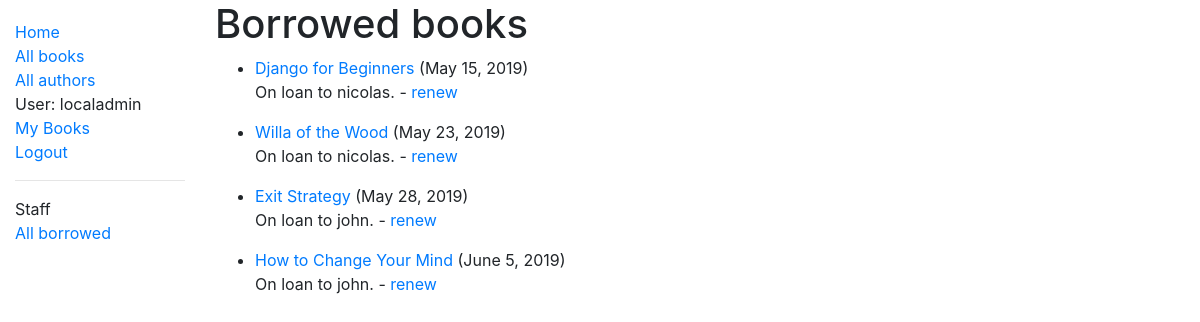
Page /catalog/loanedbooks/ (signed in) on the committed database.
### catalog/models.py (models this page shows, shortened)
class BookInstance(models.Model):
    id = models.UUIDField(primary_key=True, default=uuid.uuid4,
                          help_text='Unique ID for this particular book across the whole library')
    book = models.ForeignKey('Book', on_delete=models.SET_NULL, null=True)
    imprint = models.CharField(max_length=200)
    borrower = models.ForeignKey(User, on_delete=models.SET_NULL, null=True, blank=True)
    due_back = models.DateField(null=True, blank=True)
    LOAN_STATUS = (
        ('m', 'Maintenance'),
        ('o', 'On loan'),
        ('a', 'Available'),
        ('r', 'Reserved'),
    )
    status = models.CharField(max_length=1, choices=LOAN_STATUS, blank=True,
                              default='m', help_text='Book availability')
    class Meta:
        ordering = ['due_back']
        permissions = (
            ('can_mark_returned', 'Set book as returned'),
        )
    @property
    def is_overdue(self):
        if self.due_back and timezone.now().date() > self.due_back:
            return True
        return False

class Book(models.Model):
    title = models.CharField(max_length=200)
    subtitle = models.CharField(max_length=200, blank=True, null=True)
    author = models.ForeignKey('Author', on_delete=models.SET_NULL, null=True)
    summary = models.TextField(max_length=10000,
                               help_text='Enter a brief description of the book')
    isbn = models.CharField('ISBN', max_length=14,
                            help_text='13 Character <a href="https://www.isbn-international.org/content/what-isbn">ISBN number</a>')
    genre = models.ManyToManyField(Genre,
                                   help_text='Select a genre for this book')
    language = models.ForeignKey('Language', on_delete=models.SET_NULL, null=True)
    def display_genre(self):
        """Create a string for the Genre. This is required to display genre in Admin"""
        return ', '.join(genre.name for genre in self.genre.all()[:3])
    display_genre.short_description = 'genre'

### catalog/views.py (the view)
# urls.py: path('loanedbooks/', views.LoanedBooksListView.as_view(), name='borrowed'),
class LoanedBooksListView(PermissionRequiredMixin, generic.ListView):
    permission_required = 'catalog.can_mark_returned'
    model = BookInstance
    template_name = 'catalog/bookinstance_list_borrowed.html'
    paginate_by = 10
    def get_queryset(self):
        return BookInstance.objects.filter(status__exact='o').order_by('due_back')

### catalog/templates/catalog/bookinstance_list_borrowed.html
{% extends 'base_generic.html' %}
{% block content %}
    <h1>Borrowed books</h1>
    {% if bookinstance_list %}
        <ul>
            {% for bookinstance in bookinstance_list %}
                <li {% if bookinstance.is_overdue %}class="text-danger"{% endif %}>
                    <a href="{% url 'book-detail' bookinstance.book.pk %}">{{ bookinstance.book.title }}</a>
                    ({{ bookinstance.due_back }})
                    <p>On loan to {{ bookinstance.borrower }}. {% if perms.catalog.can_mark_returned %} - <a
                            href="{% url 'renew-book-librarian' bookinstance.id %}">renew</a>{% endif %}</p>
                </li>
            {% endfor %}
        </ul>
    {% else %}
        <p>There are no books checked out from the library.</p>
    {% endif %}
{% endblock content %}

### templates/base_generic.html (shortened to what this page needs)
<!DOCTYPE html>
<html lang="en">
<head>
    <link rel="stylesheet"
          href="https://stackpath.bootstrapcdn.com/bootstrap/4.1.3/css/bootstrap.min.css"
>
    {% load static %}
    <link rel="stylesheet" href="{% static 'css/styles.css' %}">
</head>
<body>
    <div class="container-fluid">
        <div class="row">
            <div class="col-sm-2">
                {% block sidebar %}
                <ul class="sidebar-nav">
                    <li><a href="{% url 'index' %}">Home</a></li>
                    <li><a href="{% url 'books' %}">All books</a></li>
                    <li><a href="{% url 'authors' %}">All authors</a></li>
                    {% if user.is_authenticated %}
                    <li>User: {{ user.get_username }}</li>
                    <li><a href="{% url 'my-borrowed' %}">My Books</a></li>
                    <li><a href="{% url 'logout' %}?next={{ request.path }}">Logout</a></li>
                    {% if user.is_staff %}
                    <hr>
                    <li>Staff</li>
                    <li><a href="{% url 'borrowed' %}">All borrowed</a></li>
                    {% endif %}
                    {% else %}
                    <li><a href="{% url 'login' %}?next={{ request.path }}">Login</a></li>
                    {% endif %}
                </ul>
                {% endblock sidebar %}
            </div>
            <div class="col-sm-10">
                {% block content %}{% endblock content %}
                {% block pagination %}
                    </div>
                {% endblock pagination %}
            </div>
        </div>
</body>
</html>

### catalog/static/css/styles.css (style rules this page uses)
.sidebar-nav { margin-top: 20px; padding: 0; list-style: none; }

### rows in the picture
BookInstance: book "Django for Beginners", due_back "May 15, 2019", borrower "nicolas"
BookInstance: book "Willa of the Wood", due_back "May 23, 2019", borrower "nicolas"
BookInstance: book "Exit Strategy", due_back "May 28, 2019", borrower "john"
BookInstance: book "How to Change Your Mind", due_back "June 5, 2019", borrower "john"

### other values in the picture
{{ user.get_username }} "localadmin"
